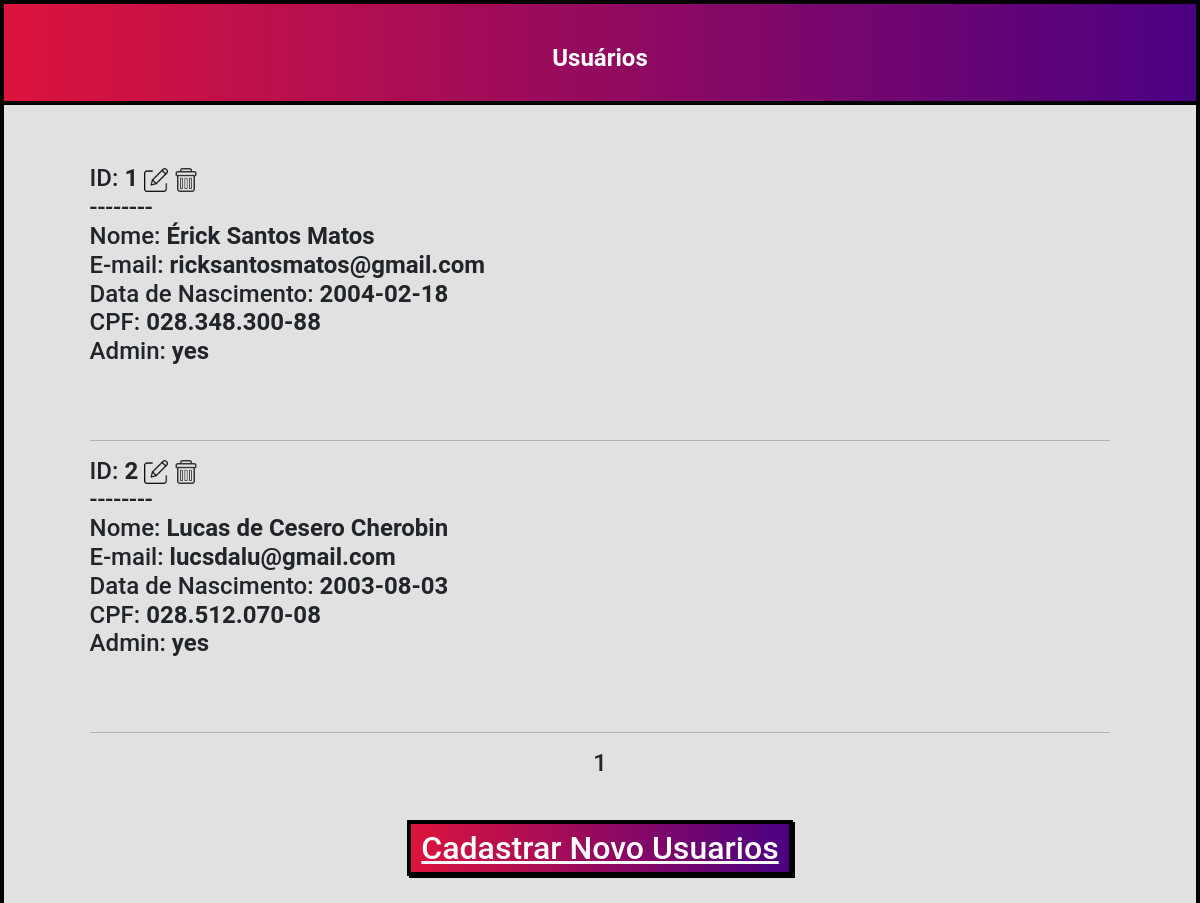
Screenshot of /Usuarios/Usuarios.php with the database file from the repository.
### tables this page shows
CREATE TABLE `users` (
  `idusers` int NOT NULL AUTO_INCREMENT,
  `nome` varchar(45) NOT NULL,
  `email` varchar(45) NOT NULL,
  `senha` varchar(45) NOT NULL,
  `data_de_nascimento` date NOT NULL,
  `CPF` varchar(45) NOT NULL,
  `ADMIN` varchar(45) NOT NULL,
  PRIMARY KEY (`idusers`),
  UNIQUE KEY `idusers_UNIQUE` (`idusers`),
  UNIQUE KEY `CPF_UNIQUE` (`CPF`),
  UNIQUE KEY `e-mail_UNIQUE` (`email`)
);

### Usuarios/Usuarios.php (the view, shortened to what this page needs)
<?php
    $conexao = criaConexao();
    $pagina_atual = filter_input(INPUT_GET,'pagina', FILTER_SANITIZE_NUMBER_INT);
    $pagina = (!empty($pagina_atual)) ? $pagina_atual : 1;
    $array_page = 3;
    $start = ($array_page * $pagina) - $array_page;
    $sql = "SELECT * FROM users LIMIT $start, $array_page";
    $stmt = $conexao->prepare($sql);
    $stmt->execute();
?>
<!DOCTYPE html>
<html lang="en">
<head>
    <link rel="stylesheet" href="https://cdn.jsdelivr.net/npm/bootstrap@5.1.3/dist/css/bootstrap.min.css" rel="stylesheet">
    <link rel="stylesheet" href="../css/style.css">
</head>
<body>
    <div style="border: 4px solid black; padding: 0%;">
        <div class="imagem-topo">
            <h4 class="text-center text-white">
                <b>Usuários</b>
            </h4>
        </div>
        <div class="container" style="padding: 5%;">
            <h4>
                <?php
                    while($row_usuarios = $stmt->fetch(PDO::FETCH_ASSOC)) {
                        echo "ID: <b>" . $row_usuarios['idusers'] . " ". "<a href='./telaEditarUsuario.php?id=".$row_usuarios['idusers']."'><img src='./css/update.png' height='24' width='24'></a>" . " ". "<a href='./apagar.php?id=".$row_usuarios['idusers']."'><img src='../css/delete.png' height='24' width='24'></a>" . "</b><br/>--------<br/>";
                        echo "Nome: <b>" . $row_usuarios['nome'] . "</b><br/>";
                        echo "E-mail: <b>" . $row_usuarios['email'] . "</b><br/>";
                        echo "Data de Nascimento: <b>" . $row_usuarios['data_de_nascimento'] . "</b></b><br/>";
                        echo "CPF: <b>" . $row_usuarios['CPF'] . "</b><br/>";
                        echo "Admin: <b>" . $row_usuarios['ADMIN'] . "</b><br/><br/>";
                        echo "<br/> <hr>";
                    }
                ?>
                <div class="text-center">
                    <?php
                    echo $pagina;
                    ?>
                </div>
            </h4>
            <div class="text-center" style="padding: 0%; margin: 2%; margin-top:5%;">
                <h2>
                    <a class="botoes cor-gradiente text-white" style="border: 4px solid black;" href="telaAdicionaUsuario.php" role="button">Cadastrar Novo Usuarios</a>
                </h2>
            </div>
        </div>
    </div>
</body>
</html>

### css/style.css (style rules this page uses)
body { background-color: #e1e1e1; font-family: "Roboto", sans-serif; }
.cor-gradiente { background-image: linear-gradient(to right, crimson, indigo); }
.imagem-topo { padding: 40px 40px 20px 40px; background-image: linear-gradient(to right, crimson, indigo); border-bottom: 4px solid black; }
.botoes { padding: 5px 10px 5px 10px; background-image: linear-gradient(to right, crimson, indigo); min-width: 120px; box-shadow: 2px 2px black; font-weight: 500; }
.text-white { color: white; }

### rows the page displays
users: idusers "1", nome "Érick Santos Matos", email "ricksantosmatos@gmail.com", data_de_nascimento "2004-02-18", CPF "028.348.300-88", ADMIN "yes"
users: idusers "2", nome "Lucas de Cesero Cherobin", email "lucsdalu@gmail.com", data_de_nascimento "2003-08-03", CPF "028.512.070-08", ADMIN "yes"

### other values shown
$pagina "1"
